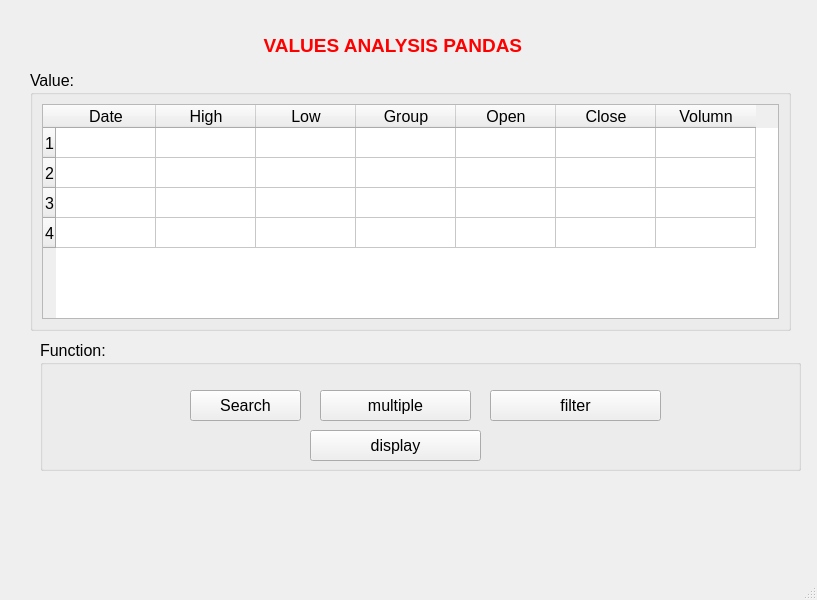
<?xml version="1.0" encoding="UTF-8"?>
<ui version="4.0">
 <class>MainWindow</class>
 <widget class="QMainWindow" name="MainWindow">
  <property name="geometry">
   <rect>
    <x>0</x>
    <y>0</y>
    <width>817</width>
    <height>600</height>
   </rect>
  </property>
  <property name="windowTitle">
   <string>MainWindow</string>
  </property>
  <widget class="QWidget" name="centralwidget">
   <widget class="QLabel" name="label">
    <property name="geometry">
     <rect>
      <x>230</x>
      <y>20</y>
      <width>331</width>
      <height>51</height>
     </rect>
    </property>
    <property name="text">
     <string>&lt;html&gt;&lt;head/&gt;&lt;body&gt;&lt;p align=&quot;center&quot;&gt;&lt;span style=&quot; font-size:14pt; font-weight:600; color:#ff0000;&quot;&gt;VALUES ANALYSIS PANDAS &lt;/span&gt;&lt;/p&gt;&lt;/body&gt;&lt;/html&gt;</string>
    </property>
   </widget>
   <widget class="QGroupBox" name="groupBox">
    <property name="geometry">
     <rect>
      <x>30</x>
      <y>70</y>
      <width>761</width>
      <height>261</height>
     </rect>
    </property>
    <property name="font">
     <font>
      <pointsize>12</pointsize>
     </font>
    </property>
    <property name="title">
     <string>Value:</string>
    </property>
    <layout class="QVBoxLayout" name="verticalLayout">
     <item>
      <widget class="QTableWidget" name="tableWidget">
       <row>
        <property name="text">
         <string>1</string>
        </property>
       </row>
       <row>
        <property name="text">
         <string>2</string>
        </property>
       </row>
       <row>
        <property name="text">
         <string>3</string>
        </property>
       </row>
       <row>
        <property name="text">
         <string>4</string>
        </property>
       </row>
       <column>
        <property name="text">
         <string>Date</string>
        </property>
       </column>
       <column>
        <property name="text">
         <string>High</string>
        </property>
       </column>
       <column>
        <property name="text">
         <string>Low</string>
        </property>
       </column>
       <column>
        <property name="text">
         <string>Group</string>
        </property>
       </column>
       <column>
        <property name="text">
         <string>Open</string>
        </property>
       </column>
       <column>
        <property name="text">
         <string>Close</string>
        </property>
       </column>
       <column>
        <property name="text">
         <string>Volumn</string>
        </property>
       </column>
      </widget>
     </item>
    </layout>
   </widget>
   <widget class="QGroupBox" name="groupBox_2">
    <property name="geometry">
     <rect>
      <x>40</x>
      <y>340</y>
      <width>761</width>
      <height>131</height>
     </rect>
    </property>
    <property name="font">
     <font>
      <pointsize>12</pointsize>
     </font>
    </property>
    <property name="title">
     <string>Function:</string>
    </property>
    <widget class="QPushButton" name="pushButton">
     <property name="geometry">
      <rect>
       <x>150</x>
       <y>50</y>
       <width>111</width>
       <height>31</height>
      </rect>
     </property>
     <property name="text">
      <string>Search</string>
     </property>
    </widget>
    <widget class="QPushButton" name="pushButton_2">
     <property name="geometry">
      <rect>
       <x>280</x>
       <y>50</y>
       <width>151</width>
       <height>31</height>
      </rect>
     </property>
     <property name="text">
      <string>multiple</string>
     </property>
    </widget>
    <widget class="QPushButton" name="pushButton_3">
     <property name="geometry">
      <rect>
       <x>450</x>
       <y>50</y>
       <width>171</width>
       <height>31</height>
      </rect>
     </property>
     <property name="text">
      <string>filter</string>
     </property>
    </widget>
    <widget class="QPushButton" name="pushButton_4">
     <property name="geometry">
      <rect>
       <x>270</x>
       <y>90</y>
       <width>171</width>
       <height>31</height>
      </rect>
     </property>
     <property name="text">
      <string>display</string>
     </property>
    </widget>
   </widget>
  </widget>
  <widget class="QMenuBar" name="menubar">
   <property name="geometry">
    <rect>
     <x>0</x>
     <y>0</y>
     <width>817</width>
     <height>26</height>
    </rect>
   </property>
  </widget>
  <widget class="QStatusBar" name="statusbar"/>
 </widget>
 <resources/>
 <connections/>
</ui>
